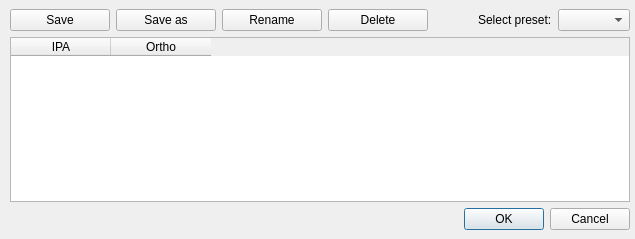
<?xml version="1.0" encoding="UTF-8"?>
<ui version="4.0">
 <class>Dialog</class>
 <widget class="QDialog" name="Dialog">
  <property name="geometry">
   <rect>
    <x>0</x>
    <y>0</y>
    <width>635</width>
    <height>239</height>
   </rect>
  </property>
  <property name="windowTitle">
   <string>Dialog</string>
  </property>
  <widget class="QWidget" name="verticalLayoutWidget">
   <property name="geometry">
    <rect>
     <x>10</x>
     <y>9</y>
     <width>620</width>
     <height>221</height>
    </rect>
   </property>
   <layout class="QVBoxLayout" name="verticalLayout">
    <item>
     <layout class="QHBoxLayout" name="horizontalLayout">
      <item>
       <widget class="QPushButton" name="pushButton_save">
        <property name="minimumSize">
         <size>
          <width>100</width>
          <height>0</height>
         </size>
        </property>
        <property name="text">
         <string>Save</string>
        </property>
       </widget>
      </item>
      <item>
       <widget class="QPushButton" name="pushButton_save_as">
        <property name="minimumSize">
         <size>
          <width>100</width>
          <height>0</height>
         </size>
        </property>
        <property name="text">
         <string>Save as</string>
        </property>
       </widget>
      </item>
      <item>
       <widget class="QPushButton" name="pushButton_rename">
        <property name="minimumSize">
         <size>
          <width>100</width>
          <height>0</height>
         </size>
        </property>
        <property name="text">
         <string>Rename</string>
        </property>
       </widget>
      </item>
      <item>
       <widget class="QPushButton" name="pushButton_delete">
        <property name="minimumSize">
         <size>
          <width>100</width>
          <height>0</height>
         </size>
        </property>
        <property name="maximumSize">
         <size>
          <width>250</width>
          <height>16777215</height>
         </size>
        </property>
        <property name="text">
         <string>Delete</string>
        </property>
       </widget>
      </item>
      <item>
       <spacer name="horizontalSpacer">
        <property name="orientation">
         <enum>Qt::Horizontal</enum>
        </property>
        <property name="sizeHint" stdset="0">
         <size>
          <width>40</width>
          <height>20</height>
         </size>
        </property>
       </spacer>
      </item>
      <item>
       <widget class="QLabel" name="label">
        <property name="text">
         <string>Select preset:</string>
        </property>
       </widget>
      </item>
      <item>
       <widget class="QComboBox" name="comboBox_preset"/>
      </item>
     </layout>
    </item>
    <item>
     <layout class="QHBoxLayout" name="horizontalLayout_3">
      <item>
       <widget class="QTableWidget" name="tableWidget_ortho">
        <column>
         <property name="text">
          <string>IPA</string>
         </property>
        </column>
        <column>
         <property name="text">
          <string>Ortho</string>
         </property>
        </column>
       </widget>
      </item>
     </layout>
    </item>
    <item>
     <layout class="QHBoxLayout" name="horizontalLayout_2">
      <item>
       <widget class="QDialogButtonBox" name="buttonBox">
        <property name="orientation">
         <enum>Qt::Horizontal</enum>
        </property>
        <property name="standardButtons">
         <set>QDialogButtonBox::Cancel|QDialogButtonBox::Ok</set>
        </property>
       </widget>
      </item>
     </layout>
    </item>
   </layout>
  </widget>
 </widget>
 <resources/>
 <connections>
  <connection>
   <sender>buttonBox</sender>
   <signal>accepted()</signal>
   <receiver>Dialog</receiver>
   <slot>accept()</slot>
   <hints>
    <hint type="sourcelabel">
     <x>248</x>
     <y>254</y>
    </hint>
    <hint type="destinationlabel">
     <x>157</x>
     <y>274</y>
    </hint>
   </hints>
  </connection>
  <connection>
   <sender>buttonBox</sender>
   <signal>rejected()</signal>
   <receiver>Dialog</receiver>
   <slot>reject()</slot>
   <hints>
    <hint type="sourcelabel">
     <x>316</x>
     <y>260</y>
    </hint>
    <hint type="destinationlabel">
     <x>286</x>
     <y>274</y>
    </hint>
   </hints>
  </connection>
 </connections>
</ui>
